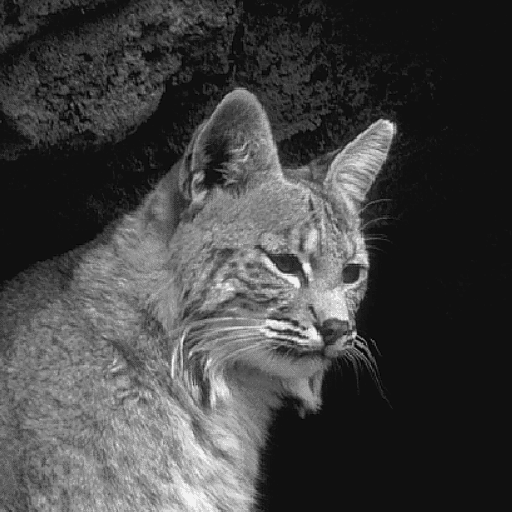
%> input picture 8.gif, 512 x 512 px
$ octave henon.m   (GNU Octave 9; MATLAB toolbox functions it lacks are replaced by stand-ins)
%> lines starting %> are read from the running program, lines starting %| are printed output that depends on the picture
image1 = imread("8.gif");
%> image1 is the input picture: size 512x512 uint8; min 6, max 242, mean 66.9
imsize = size(image1);
%> imsize = [512 512]
%imshow(image1);
% Size of the image nxn
% n = 512;
image2 = imresize(image1, [512 512]);
imshow(image2)
%imshow(image2(1,3:end))
rows = [1:512];
columns = [1:512];

pixelIntensity = reshape(image2(:,:,1),512,512);

% For the Henon map to be chaotic, values of a and b :
a = 1.4;
b = 0.3;

% secret key for Henon Chaotic Map
% x0 = input("Secret Key for the Henon Chaotic Map in the X irection: ");
% y0 = input("Secret Key for the Henon Chaotic Map in the Y direction: ");
x0 = 0.00002;
y0 = 0.27;
x(1) = 1-a*x0^2+y0;
y(1) = b*x0;
for i = 2:512
   x(i) = 1-a*x(i-1)^2+y(i-1);
   y(i) = b*x(i-1);
end
[outX,indX] = sort(x);
[outY,indY] = sort(y);
for n = 1:64
    b = 1+(n-1)*8;
    for n = 1:64
        a = 1+(n-1)*8;
        for i = b:b+7
            for j=a:a+7
                pixelIntensity(i,j) = pixelIntensity(indX(i),indY(j));
                image2(i,j,:) = image2(indX(i),indY(j),:);
            end
        end
    end
end
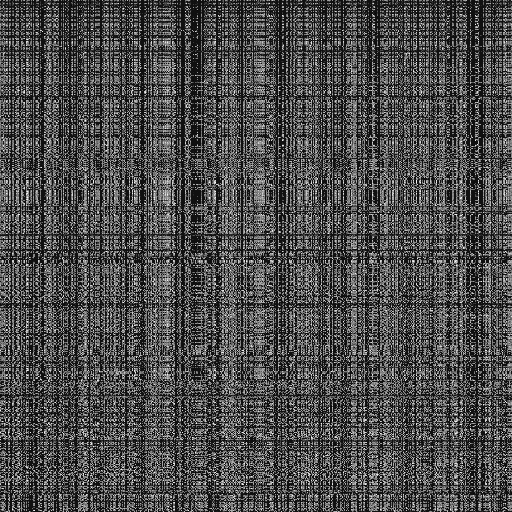
%> image2: size 512x512 uint8; min 6, max 242, mean 76
% [12 lines of commented-out code are left out]
for m = 1:64
    b = 1+(m-1)*8;
    for n = 1:32
        a = 1+(n-1)*8;
        q1 = 1;
        q2 = 1;
        for i = a:a+7
            for j=b:b+7
            z = image2(i,j,:);
            image2(i,j,:) = image2(256+i-1,j,:);
            image2(256+i-1,j,:) = z;
            end
        end
    end
end
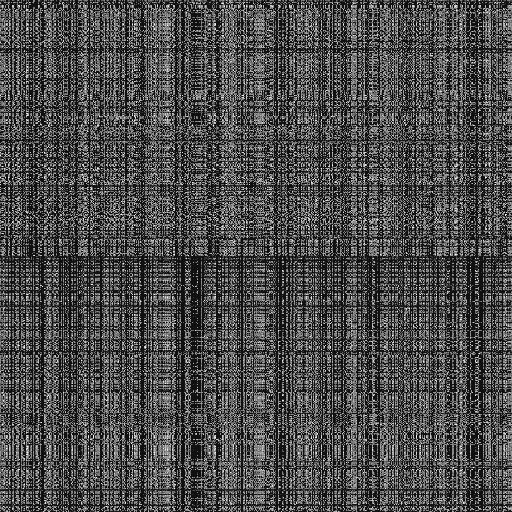
%> image2: size 512x512 uint8; min 6, max 242, mean 76; mean of the top-left, top-right, bottom-left and bottom-right quarters 76.9, 78.2, 74, 74.9
for m = 1:64
    b = 1+(m-1)*8;
    for n = 1:32
        a = 1+(n-1)*8;
        for i = b:b+7
            for j=a:a+7
            z = image2(i,j,:);
            image2(i,j,:) = image2(i,256+j-1,:);
            image2(i,256+j-1,:) = z;
            end
        end
    end
end
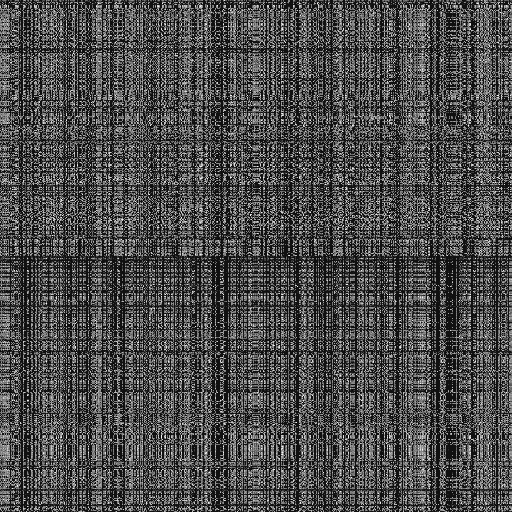
%> image2: size 512x512 uint8; min 6, max 242, mean 76; mean of the top-left, top-right, bottom-left and bottom-right quarters 78.2, 76.9, 74.8, 74.2
image3 = image2;
imshow(image2)
